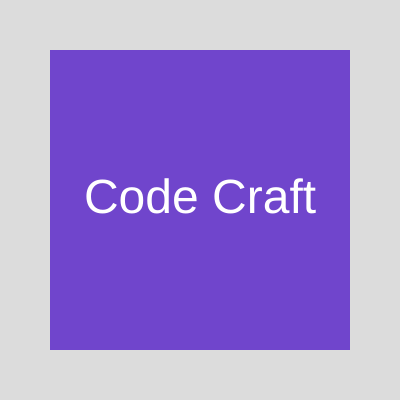
Frame 1 (no input)
Frame 60 (no input): identical to frame 1, image omitted
Frame 120 (the mouse pressed at the canvas centre since frame 60): identical to frame 1, image omitted

The p5.js sketch that drew this single still picture (run headless with seeded random() and noise() and a simulated clock; from frame 60 on, the mouse is pressed at the canvas centre):

// p5.js sketch
// ── sketch.js
function setup() {
  createCanvas(400, 400);
  rectMode(CENTER);
  textSize(48);
  textAlign(CENTER, CENTER);
}

function draw() {
  background(220);
  fill(112, 69, 204);
  noStroke();
  rect(width/2, height/2, 300, 300);
  fill(255, 255, 255);
  text("Code Craft", width/2, height/2);
}
